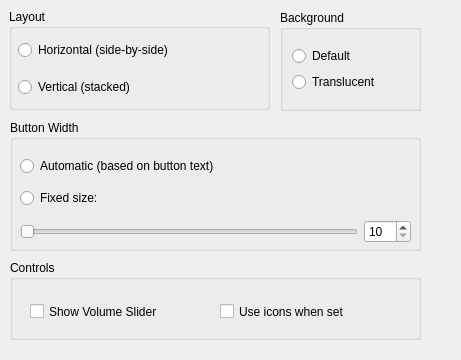
<?xml version="1.0" encoding="UTF-8"?>
<ui version="4.0">
 <class>Form</class>
 <widget class="QWidget" name="Form">
  <property name="geometry">
   <rect>
    <x>0</x>
    <y>0</y>
    <width>461</width>
    <height>360</height>
   </rect>
  </property>
  <property name="windowTitle">
   <string>Form</string>
  </property>
  <widget class="QGroupBox" name="groupBox">
   <property name="geometry">
    <rect>
     <x>9</x>
     <y>9</y>
     <width>261</width>
     <height>101</height>
    </rect>
   </property>
   <property name="title">
    <string>Layout</string>
   </property>
   <widget class="QWidget" name="verticalLayoutWidget">
    <property name="geometry">
     <rect>
      <x>9</x>
      <y>20</y>
      <width>241</width>
      <height>80</height>
     </rect>
    </property>
    <layout class="QVBoxLayout" name="verticalLayout">
     <item>
      <widget class="QRadioButton" name="horizontal_layout_button">
       <property name="text">
        <string>Horizontal (side-by-side)</string>
       </property>
      </widget>
     </item>
     <item>
      <widget class="QRadioButton" name="vertical_layout_button">
       <property name="text">
        <string>Vertical (stacked)</string>
       </property>
      </widget>
     </item>
    </layout>
   </widget>
  </widget>
  <widget class="QGroupBox" name="groupBox_2">
   <property name="geometry">
    <rect>
     <x>10</x>
     <y>120</y>
     <width>411</width>
     <height>131</height>
    </rect>
   </property>
   <property name="title">
    <string>Button Width</string>
   </property>
   <widget class="QWidget" name="verticalLayoutWidget_2">
    <property name="geometry">
     <rect>
      <x>10</x>
      <y>30</y>
      <width>391</width>
      <height>101</height>
     </rect>
    </property>
    <layout class="QVBoxLayout" name="verticalLayout_2">
     <item>
      <widget class="QRadioButton" name="auto_width_button">
       <property name="text">
        <string>Automatic (based on button text)</string>
       </property>
      </widget>
     </item>
     <item>
      <widget class="QRadioButton" name="fixed_width_button">
       <property name="text">
        <string>Fixed size:</string>
       </property>
      </widget>
     </item>
     <item>
      <layout class="QHBoxLayout" name="horizontalLayout">
       <item>
        <widget class="QSlider" name="width_slider">
         <property name="minimum">
          <number>10</number>
         </property>
         <property name="maximum">
          <number>200</number>
         </property>
         <property name="orientation">
          <enum>Qt::Horizontal</enum>
         </property>
        </widget>
       </item>
       <item>
        <widget class="QSpinBox" name="width_spinbox">
         <property name="minimum">
          <number>10</number>
         </property>
         <property name="maximum">
          <number>200</number>
         </property>
        </widget>
       </item>
      </layout>
     </item>
    </layout>
   </widget>
  </widget>
  <widget class="QGroupBox" name="groupBox_3">
   <property name="geometry">
    <rect>
     <x>280</x>
     <y>10</y>
     <width>141</width>
     <height>101</height>
    </rect>
   </property>
   <property name="title">
    <string>Background</string>
   </property>
   <layout class="QGridLayout" name="gridLayout">
    <item row="0" column="0">
     <layout class="QVBoxLayout" name="verticalLayout_3">
      <item>
       <widget class="QRadioButton" name="default_background_button">
        <property name="text">
         <string>Default</string>
        </property>
       </widget>
      </item>
      <item>
       <widget class="QRadioButton" name="translucent_background_button">
        <property name="text">
         <string>Translucent</string>
        </property>
       </widget>
      </item>
     </layout>
    </item>
   </layout>
  </widget>
  <widget class="QGroupBox" name="groupBox_4">
   <property name="geometry">
    <rect>
     <x>10</x>
     <y>260</y>
     <width>411</width>
     <height>80</height>
    </rect>
   </property>
   <property name="title">
    <string>Controls</string>
   </property>
   <widget class="QCheckBox" name="show_volume_checkbox">
    <property name="geometry">
     <rect>
      <x>20</x>
      <y>40</y>
      <width>181</width>
      <height>23</height>
     </rect>
    </property>
    <property name="text">
     <string>Show Volume Slider</string>
    </property>
   </widget>
   <widget class="QCheckBox" name="use_icons_checkbox">
    <property name="geometry">
     <rect>
      <x>210</x>
      <y>40</y>
      <width>181</width>
      <height>23</height>
     </rect>
    </property>
    <property name="text">
     <string>Use icons when set</string>
    </property>
   </widget>
  </widget>
 </widget>
 <resources/>
 <connections>
  <connection>
   <sender>width_slider</sender>
   <signal>valueChanged(int)</signal>
   <receiver>width_spinbox</receiver>
   <slot>setValue(int)</slot>
   <hints>
    <hint type="sourcelabel">
     <x>278</x>
     <y>218</y>
    </hint>
    <hint type="destinationlabel">
     <x>328</x>
     <y>213</y>
    </hint>
   </hints>
  </connection>
  <connection>
   <sender>width_spinbox</sender>
   <signal>valueChanged(int)</signal>
   <receiver>width_slider</receiver>
   <slot>setValue(int)</slot>
   <hints>
    <hint type="sourcelabel">
     <x>328</x>
     <y>226</y>
    </hint>
    <hint type="destinationlabel">
     <x>251</x>
     <y>225</y>
    </hint>
   </hints>
  </connection>
  <connection>
   <sender>fixed_width_button</sender>
   <signal>toggled(bool)</signal>
   <receiver>width_slider</receiver>
   <slot>setEnabled(bool)</slot>
   <hints>
    <hint type="sourcelabel">
     <x>84</x>
     <y>186</y>
    </hint>
    <hint type="destinationlabel">
     <x>88</x>
     <y>221</y>
    </hint>
   </hints>
  </connection>
  <connection>
   <sender>fixed_width_button</sender>
   <signal>toggled(bool)</signal>
   <receiver>width_spinbox</receiver>
   <slot>setEnabled(bool)</slot>
   <hints>
    <hint type="sourcelabel">
     <x>177</x>
     <y>188</y>
    </hint>
    <hint type="destinationlabel">
     <x>329</x>
     <y>216</y>
    </hint>
   </hints>
  </connection>
  <connection>
   <sender>auto_width_button</sender>
   <signal>toggled(bool)</signal>
   <receiver>width_slider</receiver>
   <slot>setDisabled(bool)</slot>
   <hints>
    <hint type="sourcelabel">
     <x>147</x>
     <y>158</y>
    </hint>
    <hint type="destinationlabel">
     <x>157</x>
     <y>223</y>
    </hint>
   </hints>
  </connection>
  <connection>
   <sender>auto_width_button</sender>
   <signal>toggled(bool)</signal>
   <receiver>width_spinbox</receiver>
   <slot>setDisabled(bool)</slot>
   <hints>
    <hint type="sourcelabel">
     <x>321</x>
     <y>158</y>
    </hint>
    <hint type="destinationlabel">
     <x>328</x>
     <y>221</y>
    </hint>
   </hints>
  </connection>
 </connections>
</ui>
